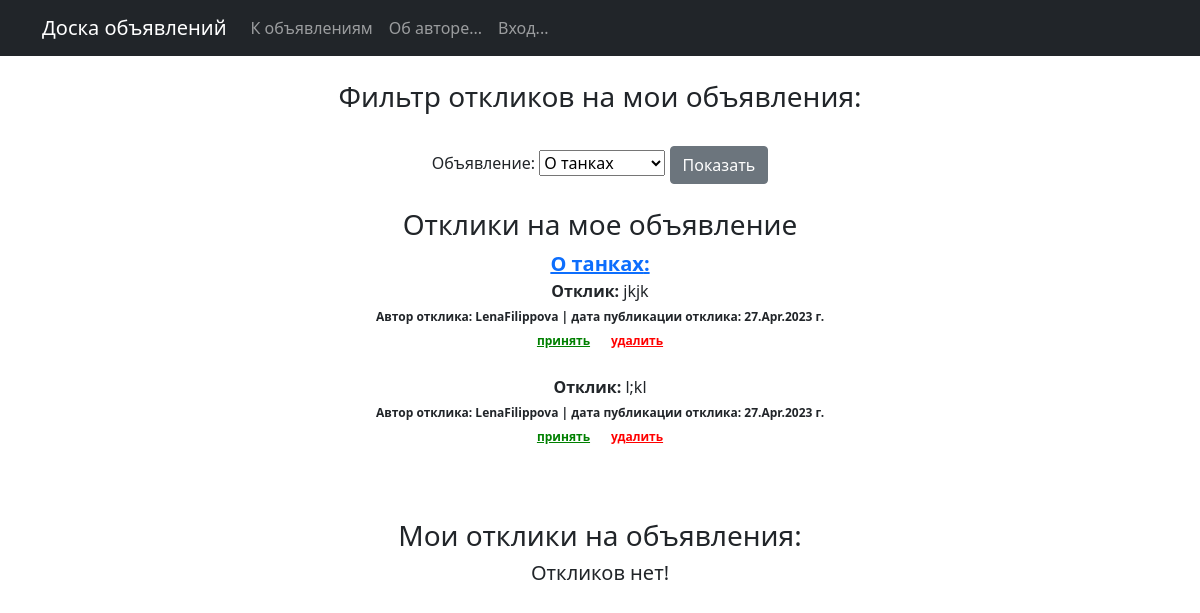
Screenshot of /responses/1 (signed in) with the database file from the repository.
### board/models.py (models this page shows, shortened)
class Post(models.Model):
    author = models.ForeignKey(User, on_delete=models.CASCADE)
    CATEGORY = (
        ('tanks', 'Танки'),
        ('healers', 'Хилы'),
        ('dd', 'ДД'),
        ('dealers', 'Торговцы'),
        ('gildmasters', 'Гилдмастеры'),
        ('quest_givers', 'Квестгиверы'),
        ('blacksmiths', 'Кузнецы'),
        ('tanners', 'Кожевники'),
        ('potions_makers', 'Зельевары'),
        ('spell_masters', 'Мастера заклинаний')
    )
    category = models.CharField(max_length=15, choices=CATEGORY, verbose_name='Категория...')
    dateCreation = models.DateTimeField(auto_now_add=True)
    title = models.CharField(max_length=256, verbose_name='Названик...')
    text = RichTextField()

class Response(models.Model):
    author = models.ForeignKey(User, on_delete=models.CASCADE)
    text = TextField()
    post = models.ForeignKey(Post, on_delete=models.CASCADE)
    status = models.BooleanField(default=False)
    dateCreation = models.DateTimeField(auto_now_add=True)

### board/views.py (the view, shortened to what this page needs)
# urls.py: path('responses', Responses.as_view(), name='responses'),
class Responses(LoginRequiredMixin, ListView):
    model = Response
    template_name = 'responses.html'
    context_object_name = 'responses'
    def get_context_data(self, **kwargs):
        context = super(Responses, self).get_context_data(**kwargs)
        global title
        """
        Далее в условии - если пользователь попал на страницу через ссылку из письма, в которой содержится
        ID поста для фильтра - фильтр работает по этому ID
        """
        if self.kwargs.get('pk') and Post.objects.filter(id=self.kwargs.get('pk')).exists():
            title = str(Post.objects.get(id=self.kwargs.get('pk')).title)
            print(title)
        context['form'] = ResponsesFilterForm(self.request.user, initial={'title': title})
        context['title'] = title
        if title:
            post_id = Post.objects.get(title=title)
            context['filter_responses'] = list(Response.objects.filter(post_id=post_id).order_by('-dateCreation'))
            context['response_post_id'] = post_id.id
        else:
            context['filter_responses'] = list(Response.objects.filter(post_id__author_id=self.request.user).order_by('-dateCreation'))
        context['myresponses'] = list(Response.objects.filter(author_id=self.request.user).order_by('-dateCreation'))
        return context

### board/forms.py
class ResponsesFilterForm(forms.Form):
    def __init__(self, user, *args, **kwargs):
        super(ResponsesFilterForm, self).__init__(*args, **kwargs)
        self.fields['title'] = forms.ModelChoiceField(
            label='Объявление',
            queryset=Post.objects.filter(author_id=user.id).order_by('-dateCreation').values_list('title', flat=True),
            empty_label="Все",
            required=False
        )

### templates/responses.html (shortened to what this page needs)
{% extends 'flatpages/default.html' %}
{% block content %}
    <br>
    <h3>Фильтр откликов на мои объявления:</h3><br>
	<form method="POST">
        {{ form }}
		<input class="btn btn-secondary" type="submit" value="Показать">
	</form><br>
    {% if title %}
        <h3>Oтклики на мое объявление</h3>
        <a href="/post/{{ response_post_id }}" style="font-size: 20px;"><b>{{ title }}:</b></a><br>
        {% if filter_responses %}
            {% for response in filter_responses %}
                <a><b>Отклик: </b></a>{{ response.text }}<br>
                <span style="font-size: 12px;"><b>Автор отклика: {{ response.author.username }} |
                    дата публикации отклика: {{ response.dateCreation|date:'d.M.Y' }} г.</b></span><br>
                {% if response.status == False %}
                    <a href="/response/accept/{{ response.id }}" style="font-size: 12px; color:green"><b>принять</b></a>
                    <a>&nbsp;&nbsp;&nbsp;</a>
                    <a href="/response/delete/{{ response.id }}" style="font-size: 12px; color:red"><b>удалить</b></a>
                {% else %}
                    <a style="font-size: 14px; color:green"><b>отклик принят</b></a>
                {% endif %}
                <br><br>
            {% endfor %}
        {% else %}
            <br>
            <h5>Откликов нет!</h5>
        {% endif %}
    {% endif %}
    <br><br>
    <h3>Мои отклики на объявления:</h3>
    {% if myresponses %}
        {% for response in myresponses %}
            <a><b>Объявление:</b></a>
            <a href="/post/{{ response.post_id }}" style="font-size: 20px;"><b>{{ response.post.title }}</b></a><br>
            <span style="font-size: 12px;"><b>Автор объявления:  {{ response.post.author.username }} |
                дата публикации объявления: {{ response.post.dateCreation|date:'d.M.Y' }} г.</b></span><br>
            <a><b>Мой отклик:</b></a>
            {{ response.text }}<br>
            <span style="font-size: 12px;"><b>Дата публикации отклика: {{ response.dateCreation|date:'d.M.Y' }} г.</b></span><br>
            {% if response.status == True %}
                <a style="font-size: 14px; color:green"><b>Автор объявления принял отклик!</b></a>
            {% else %}
                <a style="font-size: 14px; color:red"><b>Автор объявления пока не принял отклик!</b></a>
            {% endif %}
        <br><br>
        {% endfor %}
    {% else %}
        <h5>Откликов нет!</h5>
    {% endif %}
{% endblock content %}

### rows the page displays
Post: title "О танках"
Response: text "jkjk", author.username "LenaFilippova", dateCreation "27.Apr.2023"
Response: text "l;kl", author.username "LenaFilippova", dateCreation "27.Apr.2023"
